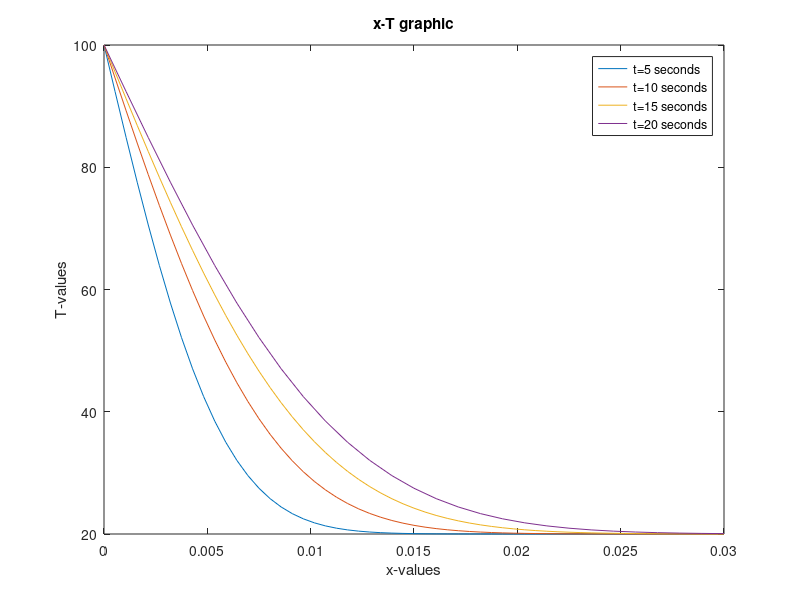
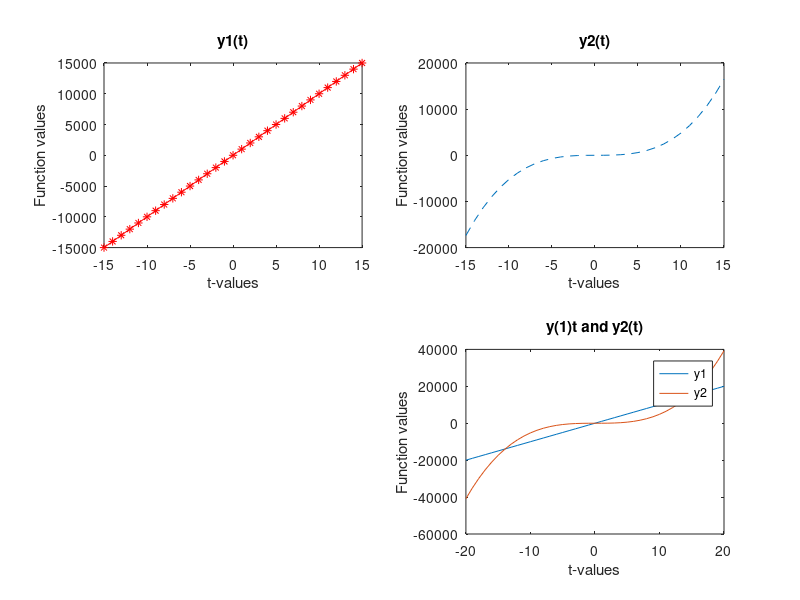

Source code (MATLAB) for these figures, in order:
% Kaan Işıldak / no: 090160360

% Question 1)
fplot('((20-100)*(erf(x/(2*(2*(10^(-6))*5)^(1/2)))))+100', [0 0.03])
hold on
fplot('((20-100)*(erf(x/(2*(2*(10^(-6))*10)^(1/2)))))+100',[0 0.03])
fplot('((20-100)*(erf(x/(2*(2*(10^(-6))*15)^(1/2)))))+100',[0 0.03])
fplot('((20-100)*(erf(x/(2*(2*(10^(-6))*20)^(1/2)))))+100',[0 0.03])
hold off
xlabel('x-values')
ylabel('T-values')
title('x-T graphic')
legend('t=5 seconds','t=10 seconds','t=15 seconds','t=20 seconds');
figure;

% Question 2)
t1=-15:1:15;
t2=-15:1:15;
t3=-20:1:20;


y1=1000*t1;
%y2=(5*((t2).^3))-(2*((t2).^2))+(3*(t2));
y2=5*(t2.^3)-2*(t2.^2)+3*t2;

y31=1000*t3;
y32=5*((t3).^3)-2*((t3).^2)+3*(t3);

subplot(2,2,1)
plot(t1,y1,'-r*')
xlabel('t-values')
ylabel('Function values')
title('y1(t)')

subplot(2,2,2)
plot(t2,y2,'--')
xlabel('t-values')
ylabel('Function values')
title('y2(t)')

subplot(2,2,4)
plot(t3,y31,'-',t3,y32,'-');
xlabel('t-values')
ylabel('Function values')
title('y(1)t and y2(t)')
legend('y1','y2');
